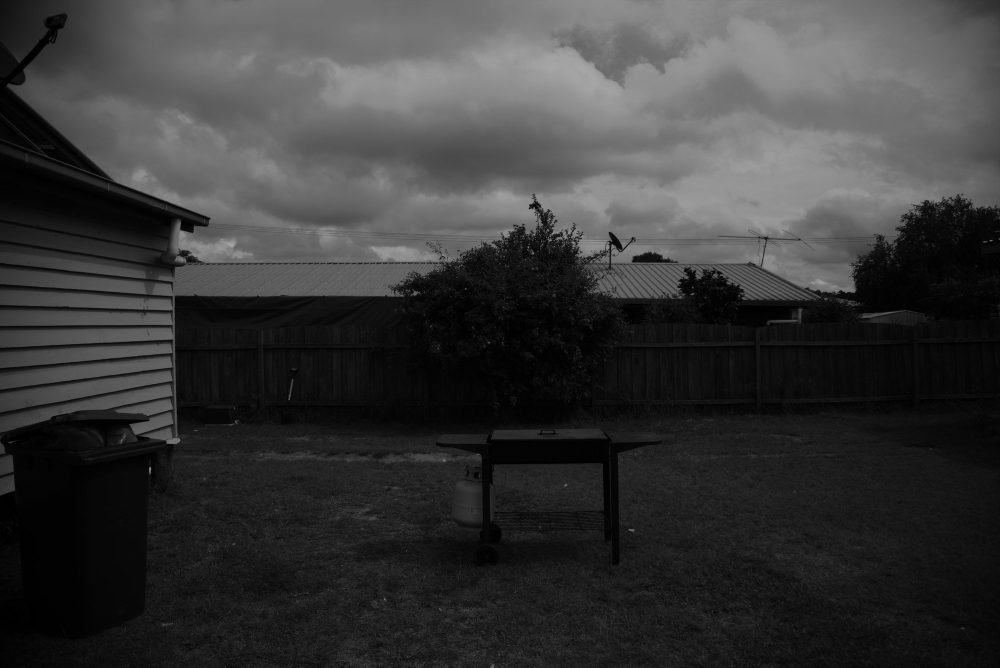
//> input picture Laboratory2/images/image_grayscale.jpg, 2000 x 1335 px (shown at 1/2 size)
$ ./task5   (built with g++ and OpenCV 4)
//> lines starting //> are read from the running program, lines starting //| are printed output that depends on the picture; after the words box and inside, x2 and y2 are one past the last pixel; in counts of white or black regions, pixels touching at a corner belong together

#include <opencv2/highgui.hpp>
#include <opencv2/imgproc.hpp>


using namespace cv;
Mat computeHistogram(Mat& img, int bins, int rangeValuePixels);

int main(int argc, char** argv)
{
	Mat img = imread("../../images/image_grayscale.jpg", cv::IMREAD_GRAYSCALE); //force reading gray
//> img is the input picture: 1335 rows x 2000 cols, CV_8UC1; min 0, max 168, mean 56.1
	namedWindow("Example1", WINDOW_NORMAL);

	imshow("Example1", img);
	waitKey(0);

	Mat histImage = computeHistogram(img, 256, 256);
//> in computeHistogram, `calcHist(&img, 1, 0, Mat(), histogram, 1, &bins, rangePixels, uniform,..`: histogram = 256 values, max 53872 at index 4, min 0 at index 169, mean 10429.7
//> in computeHistogram, `normalize(histogram, histogram, 0, histImage.rows, NORM_MINMAX, -1, Ma..`: histogram = 256 values, max 400 at index 4, min 0 at index 169, mean 77.44
//> after the loop in computeHistogram, `for (int i = 1; i <= bins; i++)`:
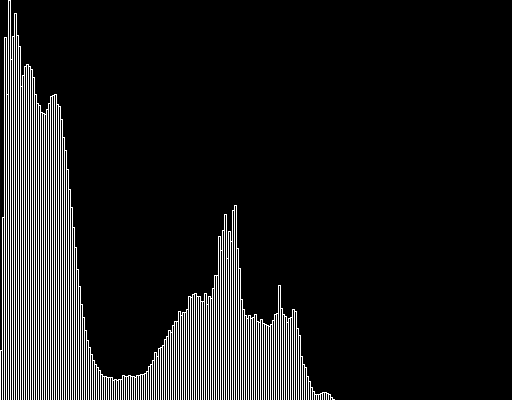
//> histImage: 400 rows x 512 cols, CV_8UC1; 10.2% white in thin lines or dots, all inside (x1, y1, x2, y2) = (0, 0, 335, 400)
	imshow("Example1", histImage);
	waitKey(0);

	Mat equalized;
	equalizeHist(img, equalized);
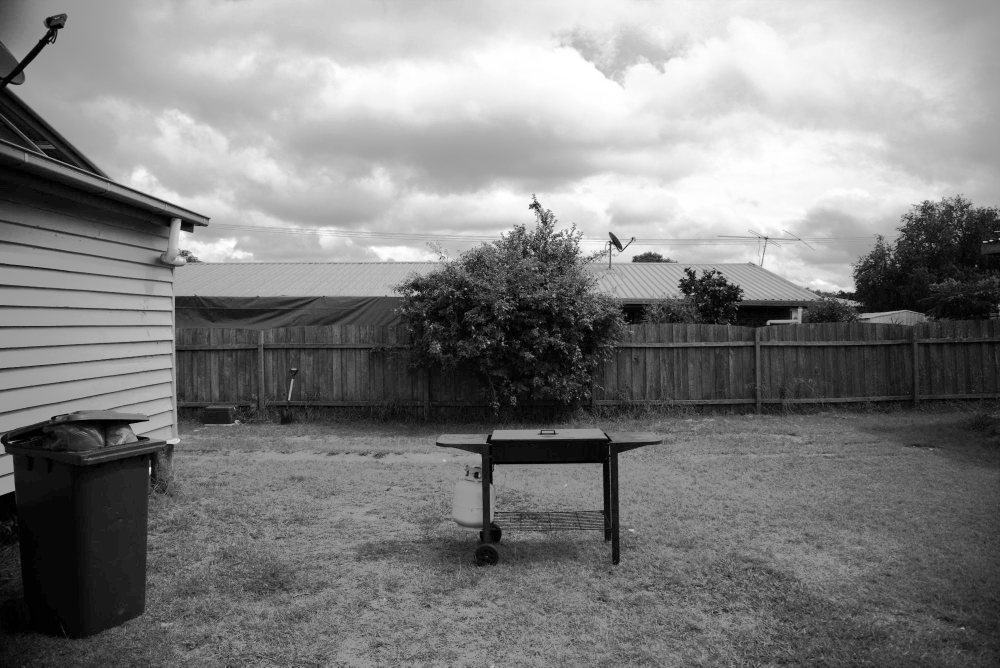
//> equalized: 1335 rows x 2000 cols, CV_8UC1 (shown at 1/2 size); min 0, max 255, mean 128.6
	imshow("Example1", equalized);
	waitKey(0);

	histImage = computeHistogram(equalized, 256, 256);
//> call 2 of computeHistogram, with bins = 256, rangeValuePixels = 256
//> in computeHistogram (call 2), `calcHist(&img, 1, 0, Mat(), histogram, 1, &bins, rangePixels, uniform,..`: histogram = 256 values, max 53872 at index 16, min 0 at index 1, mean 10429.7
//> in computeHistogram (call 2), `normalize(histogram, histogram, 0, histImage.rows, NORM_MINMAX, -1, Ma..`: histogram = 256 values, max 400 at index 16, min 0 at index 1, mean 77.44
//> after the loop in computeHistogram (call 2), `for (int i = 1; i <= bins; i++)`:
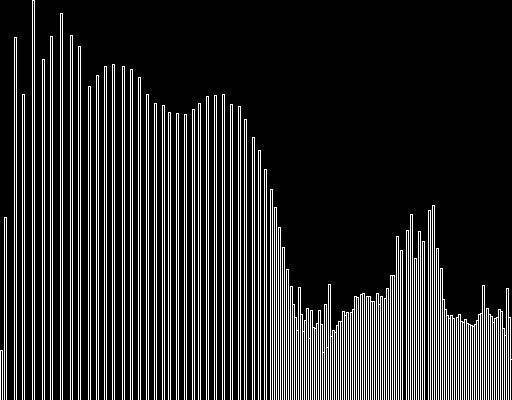
//> histImage: 400 rows x 512 cols, CV_8UC1; 16.7% white in thin lines or dots
	imshow("Example1", histImage);
	waitKey(0);

	return 0;
}

Mat computeHistogram(Mat& img, int bins, int rangeValuePixels)
{
	float range[] = { 0, rangeValuePixels }; //the upper boundary is exclusive
	const float* rangePixels[] = { range };

	bool uniform = true, accumulate = false;

	Mat histogram;
	calcHist(&img, 1, 0, Mat(), histogram, 1, &bins, rangePixels, uniform, accumulate);

	int hist_w = 512, hist_h = 400;
	int bin_w = cvRound((double)hist_w / bins);
	Mat histImage(hist_h, hist_w, CV_8UC1, Scalar(0, 0, 0));

	normalize(histogram, histogram, 0, histImage.rows, NORM_MINMAX, -1, Mat());

	for (int i = 1; i <= bins; i++)
	{
		line(histImage,
			Point(bin_w * (i - 1), hist_h - cvRound(histogram.at<float>(i - 1))),
			Point(bin_w * i, hist_h - cvRound(histogram.at<float>(i - 1))),
			Scalar(255, 0, 0), 1, 8, 0);

		line(histImage,
			Point(bin_w * (i - 1), hist_h),
			Point(bin_w * (i - 1), hist_h - cvRound(histogram.at<float>(i - 1))),
			Scalar(255, 0, 0), 1, 8, 0);

		line(histImage,
			Point(bin_w * i, hist_h),
			Point(bin_w * i, hist_h - cvRound(histogram.at<float>(i - 1))),
			Scalar(255, 0, 0), 1, 8, 0);

	}
	return histImage;
}
